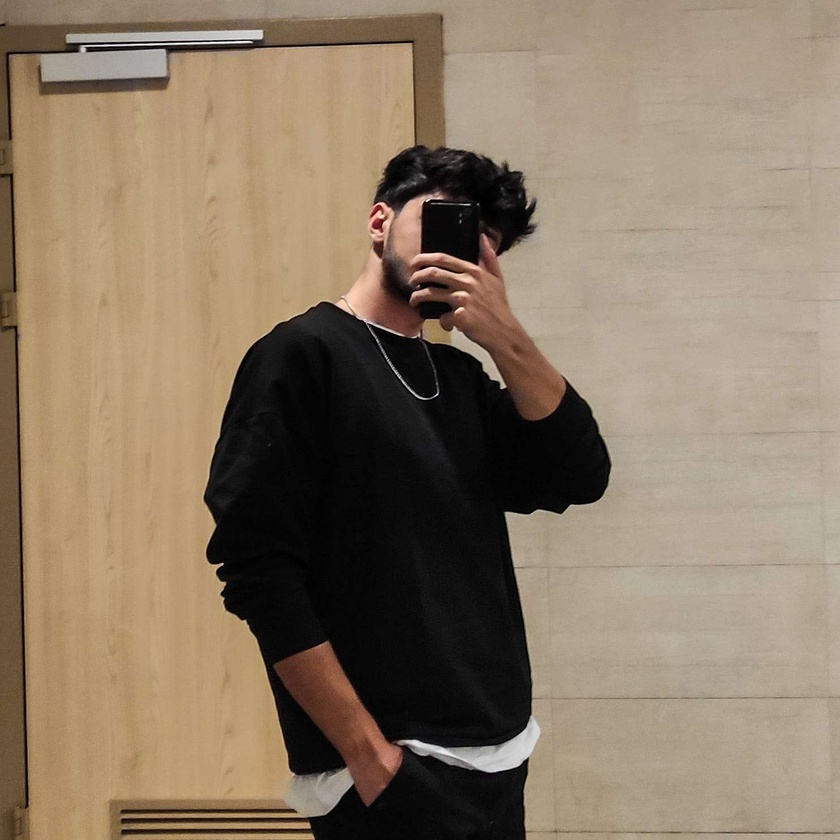
#> input picture images/profile.jpg, 840 x 840 px, shrunk from 1484 x 1484 before the run, found by its file name
$ python 9_flip_image.py
#> lines starting #> are read from the running program, lines starting #| are printed output that depends on the picture
import cv2 as cv

img = cv.imread("images/profile.jpg")
#> img is the input picture: shape (840, 840, 3); mean B, G, R 101, 121.1, 138.8

cv.imshow("image", img)
cv.waitKey(1000)

# X flip

dst1 = cv.flip(img, 0)
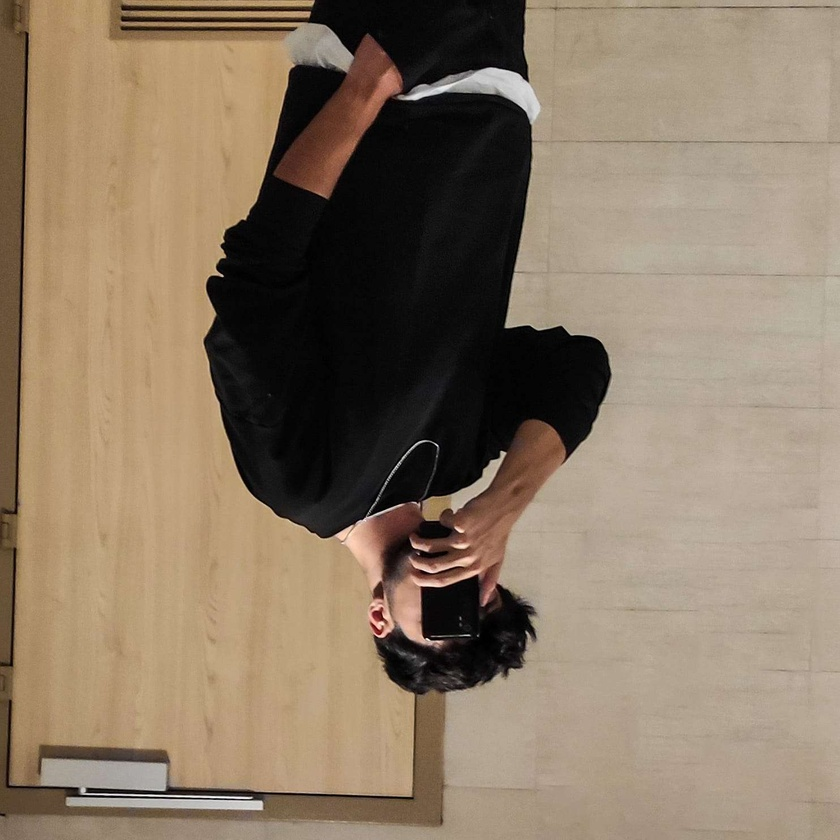
#> dst1: shape (840, 840, 3); mean B, G, R 101, 121.1, 138.8
cv.imshow("x-flip", dst1)
cv.waitKey(1000)

# Y flip

dst2 = cv.flip(img, 1)
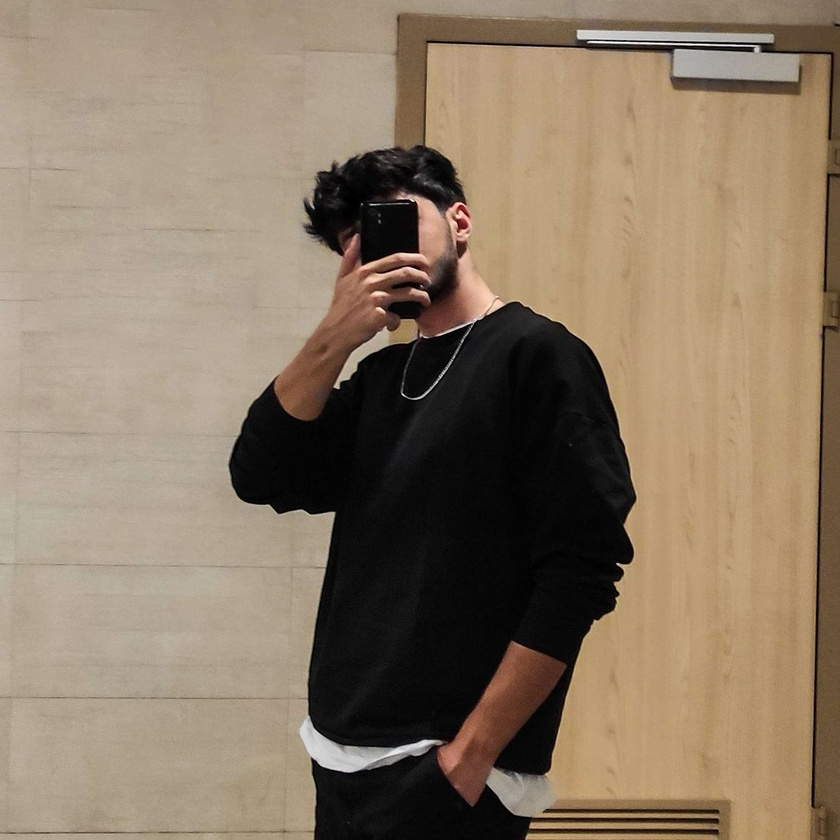
#> dst2: shape (840, 840, 3); mean B, G, R 101, 121.1, 138.8
cv.imshow("y-flip", dst2)
cv.waitKey(1000)

# XY flip

dst3 = cv.flip(img, -1)
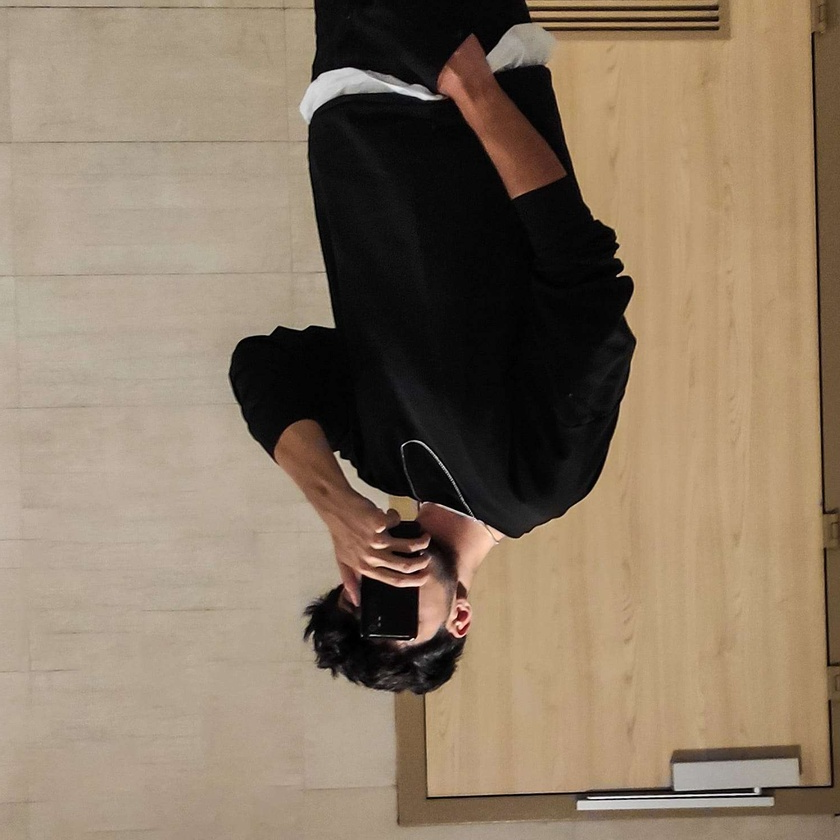
#> dst3: shape (840, 840, 3); mean B, G, R 101, 121.1, 138.8
cv.imshow("yx-flip", dst3)
cv.waitKey(1000)
